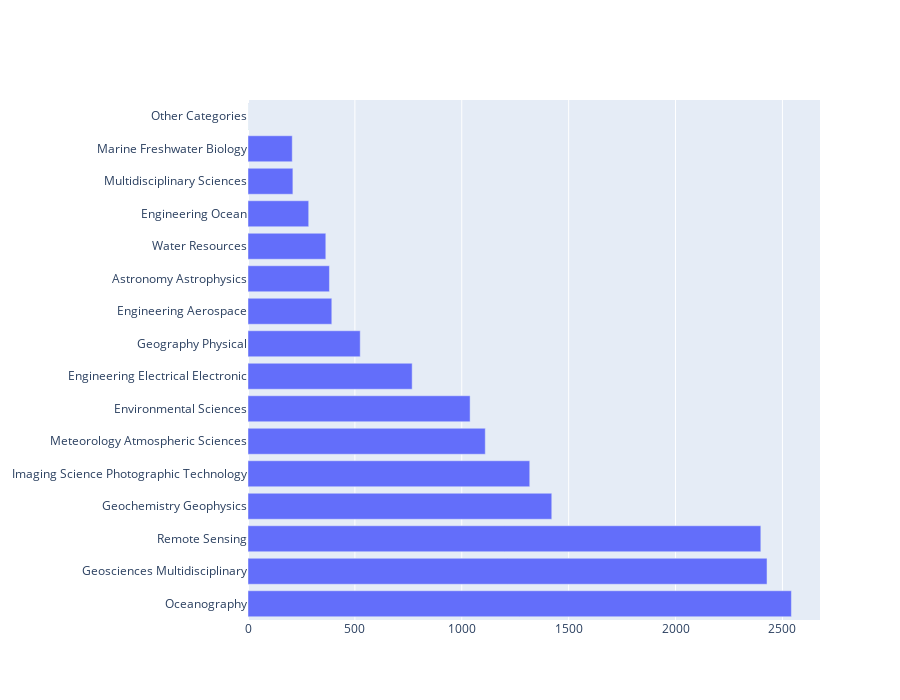

The cell this chart's notebook holds for it:
### Code cell
fig = go.Figure(go.Bar(
            x=value[0:30],
            y=names[0:30],
            orientation='h'))
fig.update_layout(height=700,width=900, showlegend=False)
fig.show()

### Figure 1 — Plotly figure (JSON) as saved in the notebook; plotly's stock layout.template omitted (floating-point values rounded to 4 significant figures)
{"data": [{"orientation": "h", "type": "bar", "x": [2542, 2428, 2399, 1421, 1318, 1110, 1039, 768, 525, 392, 381, 364, 284, 210, 207, "0", "0", "0", "0", "0", "0", "0", "0", "0", "0", "0", "0", "0", "0", "0"], "y": ["Oceanography", "Geosciences Multidisciplinary", "Remote Sensing", "Geochemistry Geophysics", "Imaging Science Photographic Technology", "Meteorology Atmospheric Sciences", "Environmental Sciences", "Engineering Electrical Electronic", "Geography Physical", "Engineering Aerospace", "Astronomy Astrophysics", "Water Resources", "Engineering Ocean", "Multidisciplinary Sciences", "Marine Freshwater Biology", "Other Categories", "Other Categories", "Other Categories", "Other Categories", "Other Categories", "Other Categories", "Other Categories", "Other Categories", "Other Categories", "Other Categories", "Other Categories", "Other Categories", "Other Categories", "Other Categories", "Other Categories"]}], "layout": {"height": 700, "showlegend": false, "width": 900, "xaxis": {"autorange": true, "range": [0, 2676.0], "type": "linear"}, "yaxis": {"autorange": true, "range": [-0.5, 15.5], "type": "category"}}}
